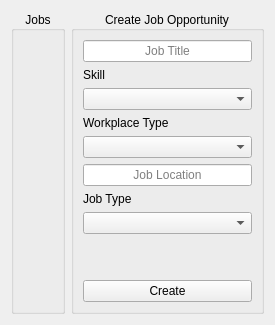
<?xml version="1.0" encoding="UTF-8"?>
<ui version="4.0">
 <class>JobCompany</class>
 <widget class="QWidget" name="JobCompany">
  <property name="geometry">
   <rect>
    <x>0</x>
    <y>0</y>
    <width>248</width>
    <height>325</height>
   </rect>
  </property>
  <layout class="QHBoxLayout" name="horizontalLayout" stretch="3,2">
   <item>
    <widget class="QGroupBox" name="jobGroup">
     <property name="title">
      <string>Jobs</string>
     </property>
     <property name="alignment">
      <set>Qt::AlignCenter</set>
     </property>
    </widget>
   </item>
   <item>
    <widget class="QGroupBox" name="createGroup">
     <property name="title">
      <string>Create Job Opportunity</string>
     </property>
     <property name="alignment">
      <set>Qt::AlignCenter</set>
     </property>
     <layout class="QVBoxLayout" name="verticalLayout">
      <item>
       <widget class="QLineEdit" name="jobTitleEdit">
        <property name="alignment">
         <set>Qt::AlignCenter</set>
        </property>
        <property name="placeholderText">
         <string>Job Title</string>
        </property>
       </widget>
      </item>
      <item>
       <widget class="QLabel" name="skillLabel">
        <property name="text">
         <string>Skill</string>
        </property>
       </widget>
      </item>
      <item>
       <widget class="QComboBox" name="skillCombo">
        <property name="currentIndex">
         <number>-1</number>
        </property>
        <item>
         <property name="text">
          <string>Accountants and Auditors</string>
         </property>
        </item>
        <item>
         <property name="text">
          <string>Actuaries</string>
         </property>
        </item>
        <item>
         <property name="text">
          <string>Aerospace Engineers</string>
         </property>
        </item>
        <item>
         <property name="text">
          <string>Agricultural Engineers</string>
         </property>
        </item>
        <item>
         <property name="text">
          <string>Air Traffic Controllers</string>
         </property>
        </item>
        <item>
         <property name="text">
          <string>Architects</string>
         </property>
        </item>
        <item>
         <property name="text">
          <string>Biomedical Engineers</string>
         </property>
        </item>
        <item>
         <property name="text">
          <string>Chemical Engineers</string>
         </property>
        </item>
        <item>
         <property name="text">
          <string>Civil Engineers</string>
         </property>
        </item>
        <item>
         <property name="text">
          <string>Computer Programmers</string>
         </property>
        </item>
        <item>
         <property name="text">
          <string>Dental Hygienists</string>
         </property>
        </item>
        <item>
         <property name="text">
          <string>Electronics Engineers</string>
         </property>
        </item>
        <item>
         <property name="text">
          <string>Fashion Designers</string>
         </property>
        </item>
        <item>
         <property name="text">
          <string>Financial Managers</string>
         </property>
        </item>
        <item>
         <property name="text">
          <string>Flight Attendants</string>
         </property>
        </item>
        <item>
         <property name="text">
          <string>Graphic Designers</string>
         </property>
        </item>
        <item>
         <property name="text">
          <string>Industrial Engineers</string>
         </property>
        </item>
        <item>
         <property name="text">
          <string>Interior Designers</string>
         </property>
        </item>
        <item>
         <property name="text">
          <string>Interpreters</string>
         </property>
        </item>
        <item>
         <property name="text">
          <string>Translators</string>
         </property>
        </item>
        <item>
         <property name="text">
          <string>Lawyers</string>
         </property>
        </item>
        <item>
         <property name="text">
          <string>Mechanical Engineers</string>
         </property>
        </item>
        <item>
         <property name="text">
          <string>Medical Scientists</string>
         </property>
        </item>
        <item>
         <property name="text">
          <string>Microbiologists</string>
         </property>
        </item>
        <item>
         <property name="text">
          <string>Models</string>
         </property>
        </item>
        <item>
         <property name="text">
          <string>Petroleum Engineers</string>
         </property>
        </item>
        <item>
         <property name="text">
          <string>Pharmacists</string>
         </property>
        </item>
        <item>
         <property name="text">
          <string>Physical Therapists</string>
         </property>
        </item>
        <item>
         <property name="text">
          <string>Surgeons</string>
         </property>
        </item>
        <item>
         <property name="text">
          <string>Software Developers</string>
         </property>
        </item>
        <item>
         <property name="text">
          <string>Sports Officials</string>
         </property>
        </item>
        <item>
         <property name="text">
          <string>Veterinarians</string>
         </property>
        </item>
       </widget>
      </item>
      <item>
       <widget class="QLabel" name="workplaceLabel">
        <property name="text">
         <string>Workplace Type</string>
        </property>
       </widget>
      </item>
      <item>
       <widget class="QComboBox" name="workplaceCombo">
        <property name="currentIndex">
         <number>-1</number>
        </property>
        <item>
         <property name="text">
          <string>On Site</string>
         </property>
        </item>
        <item>
         <property name="text">
          <string>Remote</string>
         </property>
        </item>
        <item>
         <property name="text">
          <string>Hybrid</string>
         </property>
        </item>
       </widget>
      </item>
      <item>
       <widget class="QLineEdit" name="jobLocationEdit">
        <property name="alignment">
         <set>Qt::AlignCenter</set>
        </property>
        <property name="placeholderText">
         <string>Job Location</string>
        </property>
       </widget>
      </item>
      <item>
       <widget class="QLabel" name="jobTypeLabel">
        <property name="text">
         <string>Job Type</string>
        </property>
       </widget>
      </item>
      <item>
       <widget class="QComboBox" name="jobTypeCombo">
        <property name="currentIndex">
         <number>-1</number>
        </property>
        <item>
         <property name="text">
          <string>Full Time</string>
         </property>
        </item>
        <item>
         <property name="text">
          <string>Part Time</string>
         </property>
        </item>
        <item>
         <property name="text">
          <string>Contract</string>
         </property>
        </item>
        <item>
         <property name="text">
          <string>Temporary</string>
         </property>
        </item>
        <item>
         <property name="text">
          <string>Other</string>
         </property>
        </item>
        <item>
         <property name="text">
          <string>Volunteer</string>
         </property>
        </item>
        <item>
         <property name="text">
          <string>Internship</string>
         </property>
        </item>
       </widget>
      </item>
      <item>
       <spacer name="spacer">
        <property name="orientation">
         <enum>Qt::Vertical</enum>
        </property>
        <property name="sizeHint" stdset="0">
         <size>
          <width>20</width>
          <height>40</height>
         </size>
        </property>
       </spacer>
      </item>
      <item>
       <widget class="QPushButton" name="createJobButton">
        <property name="text">
         <string>Create</string>
        </property>
       </widget>
      </item>
     </layout>
    </widget>
   </item>
  </layout>
 </widget>
 <resources/>
 <connections/>
</ui>
